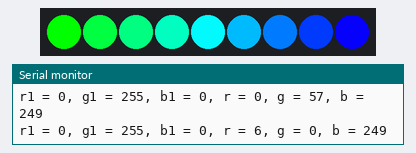
A sketch run on a simulated Arduino Uno, built with avr-gcc and run on an emulated ATmega328P. On the bench: 9 RGB LEDs in strip order, left to right, the last lines printed to the serial monitor. Dim RGB values are drawn brighter than linear; random numbers use the default seed unless the sketch sets one.

Above: at 0.5 s.
At 13.6 s:
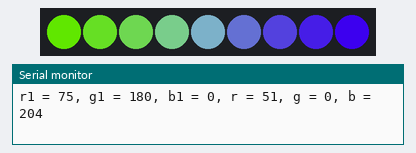
At 18.4 s:
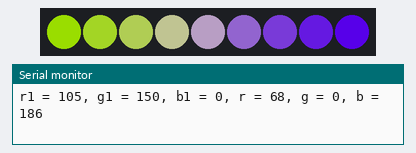
At 22.3 s:
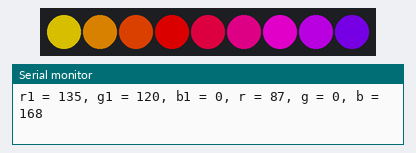
At 28.1 s:
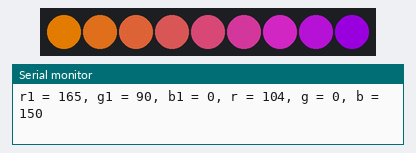
At 37.8 s:
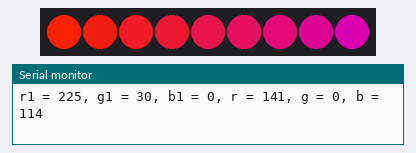

Measured:
- what the display in image 1 shows lasts 1.4 s, from 13.5 s to 14.9 s
- what the display in image 3 shows lasts 1.0 s, from 22.2 s to 23.2 s

The sketch:

ColorMorph3.ino
```cpp
//#include <TimerOne.h>
//#include "Button.h"
#include "SPI.h"
#include "Adafruit_WS2801.h"

//
//  Color Morph - Implementation of Greg's algorithm
//
//  to morph between two colors. RGB colors are converted to
//  HSV and then interpolated.
//
/*****************************************************************************/
//
// Set Up Pins
//
// 2 pins for clock and data of lights.
//
#define dataPin 9       // 'yellow' wire
#define clockPin 8      // 'green' wire

#define numLights 9     // number of panel lights

#define NUM_BIT 8       // number of bits for each r,g,b

// framebuffers
uint32_t current_frame[numLights];
uint32_t next_frame[numLights];

// Set the first variable to the NUMBER of pixels.
Adafruit_WS2801 strip = Adafruit_WS2801(numLights, dataPin, clockPin);

// Hat colors

int foreColor  = 0;   // Starting foreground color
int backColor = 168;   // Starting background color
#define MaxColor 255   // Colors go from 0 to 255


// Shows

int wait=6;    // index to keep track of delay time
#define maxWait 12     // Number of stored delay times

//
// Setup
//

void setup() {

  Serial.begin(9600);
  //Serial.println("Start");

  // Start up the LED counter
  strip.begin();

  // Update the strip, to start they are all 'off'
  clear();
  strip.show();
}

void loop() {

  morphchain(Wheel(foreColor),Wheel(backColor));

  foreColor = (foreColor + 5) % MaxColor;
  if (backColor >= 3) backColor -= 3;
  else backColor = backColor + 252;


  /*
  // Start with a fun random show

  switch(random(6)) {

    case 0:
      allOn(random(20,100));
      break;
    case 1:
      randomfill(random(5,20));
      break;
    case 2:
      twocolor(random(1,30)*10000);
      break;
    case 3:
      rainbowshow(random(100,500));
      break;
    case 4:
      lightwave(random(10,50));
      break;
    case 5:
      lightrunup(random(10,40));
      break;
  }

  // Then a break with all the lights off
  clear();
  strip.show();
  delay(random(1,4)*10000);  // Hopefully 10-1200 seconds
  */
}

/*
 * set all cells to black but don't call show yet
 * ignores buffering
 */
void clear() {
  for (int i=0; i<numLights; i++) {
    strip.setPixelColor(i, Color(0,0,0));
    setPixelColor(i, Color(0,0,0));
  }
}

/*
 * Fades lights to black over fade time
 */
void clearWithFade(int fadeTime) {
  for (int i=0; i<numLights; i++) {
    setPixelColor(i, Color(0,0,0));
  }
  morph_frame(fadeTime);
}

/*
 * All On
 *
 * Simply turns all the pixes on to a random color and then cycles
 *
 */

void allOn (int cycles) {
   for (int count = 0; count < cycles; count++) {
    for (int i=0; i < strip.numPixels(); i++) {
      setPixelColor(i, Wheel(foreColor));
    }
    morph_frame(GetDelayTime(wait));

    if (!random(100)) { if (wait++ > maxWait) wait = 0; }
    foreColor = (foreColor + 5) % MaxColor;
  }
  clearWithFade(1000);
}

/*
 * randomfill: randomly fills in pixels from blank to all on
 * then takes them away random until blank
 */

void randomfill(int cycles) {
  int i, j, save;
  byte shuffle[numLights];  // Will contain a shuffle of 0 to totPixels

  for (int count = 0; count < cycles; count++) {

    // Shuffle sort to determine order to turn on lights
    for (i=0; i < numLights; i++) shuffle[i] = i; // before shuffle
    for (i=0; i < numLights; i++) {  // here's position
      j = random(numLights);       // there's position
      save = shuffle[i];
      shuffle[i] = shuffle[j];     // first swap
      shuffle[j] = save;           // second swap
    }
    // Blank the screen
    clear();
    strip.show();
    delay(GetDelayTime(wait));

    // Turn on lights one at a time
    for (i=0; i < numLights; i++) {
      setPixelColor(shuffle[i], Wheel(foreColor));
      morph_frame(GetDelayTime(wait));
    }
    // Turn off lights one at a time
    for (i=0; i < numLights; i++) {
      setPixelColor(shuffle[numLights-i-1], Color(0,0,0));
      morph_frame(GetDelayTime(wait));
    }
    // Possibly new delay
    if (!random(2)) { wait = random(0,maxWait); }
  }
}

/*
 * randomcolors: turns each pixel on to a random color
 */

void randomcolors(long time) {
  for (int i=0; i < numLights; i++) setPixelColor(i, Wheel(random(MaxColor)));
  morph_frame(1000);
  delay(time);
  clearWithFade(1000);
}

/*
 * twocolor: alternates the color of pixels between two colors
 */

void twocolor(long time) {
  for (int i=0; i < numLights; i++) {
    if (i%2) { setPixelColor(i, Wheel(foreColor)); }
    else { setPixelColor(i, Wheel(backColor)); }
  }
  morph_frame(1000);
  delay(time);
  clearWithFade(1000);
  backColor = (backColor + 50) % MaxColor;
}

//
// morphchain
//
// Morphs color 1 from position 0 to
// color 2 at position n

void morphchain(uint32_t c1, uint32_t c2) {
  for (int i=0; i < numLights; i++) {
    strip.setPixelColor(i, HSVinter24(c1,c2, (float)i/(numLights-1)));
  }
  strip.show();

  delay(1000);

  for (int i=0; i < numLights; i++) {
    strip.setPixelColor(i, RGBinter24(c1,c2, (float)i/(numLights-1)));
  }
  strip.show();

  delay(1000);
}
/*
 * rainbowshow: fills the spines with a gradient rainbow
 * over time, the starting color changes
 */

void rainbowshow(int cycles) {

  for (int count = 0; count < cycles; count++) {
    //int diff = abs(foreColor - backColor);
    int diff = MaxColor;
    for (int i=0; i < strip.numPixels(); i++) {
      setPixelColor(i, Wheel(((i*diff / strip.numPixels())+foreColor) % diff));
    }
    morph_frame(GetDelayTime(wait));
    foreColor = (foreColor + 5) % MaxColor;

    // Possibly new delay
    if (!random(10)) { if (wait++ > maxWait) wait = 0; }
  }
  clearWithFade(1000);
}

/*
 * visit each light in order and illuminate its neighbors
 * ignores buffering
 */
void unit_test() {

  for (int i=0; i<numLights; i++) {
    clear();
    strip.setPixelColor(i, Color(255,0,0));
    strip.show();
    delay(500);
  }
}

/*
 * lightwave - Just one pixel traveling from 0 to 10
 */

void lightwave(int cycles) {

  for (int count = 0; count < cycles; count++) {
    for (int i=0; i < numLights; i++) {
      for (int j=0; j < numLights; j++) {
        if (i == j) { setPixelColor(j, Wheel(foreColor)); }
        else { setPixelColor(j, Color(0,0,0)); }
      }
      morph_frame(GetDelayTime(wait));
      if (!random(100)) wait = (wait + 1) % maxWait;
      if (!random(10)) foreColor = (foreColor + 5) % MaxColor;
    }
  }
}

/*
 * lightrunup. Show where the lights fill up one at time
 */

void lightrunup(int cycles) {
  int i,j,k,count;

  for (count = 0; count < cycles; count++) {
    for (k=numLights; k > 0; k--) {
      for (i=0; i < k; i++) {
        for (j=0; j < k; j++) {
          if (i == j) { setPixelColor(j, Wheel(foreColor)); }
          else { setPixelColor(j, Color(0,0,0)); }
        }
        morph_frame(GetDelayTime(wait));
        if (!random(100)) wait = (wait + 1) % maxWait;
        if (!random(10)) foreColor = (foreColor + 5) % MaxColor;
      }
    }
  }
  clearWithFade(1000);
}

//
// Frame displays. Basically gradually changes image from previous frame to next frame.
// More pleasing to the eye.
//
// Code from Greg and Robie
//

void draw_frame(int delay_ms) {
  for (int i = 0; i < numLights; i++) {
    strip.setPixelColor(i, next_frame[i] & 0xffffff);
    current_frame[i] = next_frame[i];
  }
  strip.show();
  delay(delay_ms);
}

void draw_frame() {
  draw_frame(250);
}

#define FRAME_MSEC 100
#define MORPH_STEPS 25
#define STEP_LENGTH 10

void morph_frame(int msec) {
  int steps = msec / STEP_LENGTH;
  int deltas[numLights][3];
  for (int i = 0; i < numLights; i++) {
    for (int j = 0; j < 3; j++) {
      uint32_t old_color = (current_frame[i] >> (j * 8)) & 0xff;
      uint32_t new_color = (next_frame[i] >> (j * 8)) & 0xff;
      deltas[i][j] = (int)new_color - (int)old_color;
    }
  }

  for (int t = 1; t < steps; t++) {
    for (int i = 0; i < numLights; i++) {
      uint32_t color = 0;
      for (int j = 0; j < 3; j++) {
        uint32_t old_color = (current_frame[i] >> (j * 8)) & 0xff;
        color |= ((old_color + (deltas[i][j] * t / steps)) & 0xff) << (8 * j);
      }
      strip.setPixelColor(i, color);
    }
    strip.show();
    delay(STEP_LENGTH);
  }
  for (int i = 0; i < numLights; i++) {
    current_frame[i] = next_frame[i];
    strip.setPixelColor(i, current_frame[i]);
  }
  strip.show();
  delay(STEP_LENGTH);
}

void setPixelColor(int pos, uint32_t color) {
  next_frame[pos] = color;
}

void fill(uint32_t color) {
  for (int i = 0; i < numLights; i++) {
    setPixelColor(i, color);
  }
}

/*
 * Get Delay Time - Returns a delay time from an array.
 */

int GetDelayTime(int wait) {
  int DelayValues[maxWait] = { 10, 20, 40, 60, 80, 100, 150, 200, 300, 500, 750, 1000 };
  if (wait < maxWait) { return (DelayValues[wait]); } else { return (DelayValues[maxWait]); }
}

void rainbow(uint8_t wait) {
  int i, j;

  for (j=0; j < 96 * 3; j++) {     // 3 cycles of all 96 colors in the wheel
    for (i=0; i < strip.numPixels(); i++) {
      strip.setPixelColor(i, Wheel( (i + j) % 96));
    }
    strip.show();   // write all the pixels out
    delay(wait);
  }
}

// Slightly different, this one makes the rainbow wheel equally distributed
// along the chain
void rainbowCycle(uint8_t frame, uint8_t wait) {
  int i;
  for (i=0; i < strip.numPixels(); i++) {
      // tricky math! we use each pixel as a fraction of the full 96-color wheel
      // (thats the i / strip.numPixels() part)
      // 24 and division is to get the repeat pattern just right
      // the % 96 is to make the wheel cycle around
     strip.setPixelColor(i, Wheel(((i*24 / strip.numPixels()) + frame) % 96) );
  }
  strip.show();   // write all the pixels out
  delay(wait);
}

// fill the dots one after the other with said color
// good for testing purposes
void colorWipe(uint16_t c, uint8_t wait) {
  int i;

  for (i=0; i < strip.numPixels(); i++) {
      strip.setPixelColor(i, c);
  }
  strip.show();
  delay(wait);
}


/* Helper functions */

// Create a 3*NUM_BIT bit color value from R,G,B
uint32_t Color(byte r, byte g, byte b)
{
  uint32_t c = 0;
  c = r;
  c <<= 8;
  c |= g;
  c <<= 8;
  c |= b;
  return c;
}

// Extracts the red part of a 24-bit color
byte GetRed(uint32_t c)
{
  return ((c >> 16) & 0xff);
}

// Extracts the green part of a 24-bit color
byte GetGreen(uint32_t c)
{
  return ((c >> 8) & 0xff);
}

// Extracts the green part of a 24-bit color
byte GetBlue(uint32_t c)
{
  return (c & 0xff);
}

// If r=g=b=0, return true
boolean IsBlack(byte r, byte g, byte b)
{
  if(r=g=b=0) return (true);
  else return (false);
}


//Input a value 0 to 255 to get a color value.
//The colours are a transition r - g -b - back to r
uint32_t Wheel(byte WheelPos)
{
  int r,g,b;
  if (WheelPos < 85) {
    r = WheelPos * 3;
    g = 255 - WheelPos *3;
    b = 0;
  } else if (WheelPos < 170) {
    WheelPos -= 85;
    r = 255 - WheelPos *3;
    g = 0;
    b = WheelPos * 3;
  } else {
    WheelPos -= 170;
    r = 0;
    g = WheelPos * 3;
    b = 255 - WheelPos *3;
  }
  return Color(r,g,b);
}

//Input a value 0 to 255 to get a color value.
//The colours are a transition r - g -b - back to r
//Furthermore, the colors are attenuated:
//3=full strength, 2=2/3rd strength, 1=1/3rd strength, 0=barely on
uint32_t GradientWheel(byte WheelPos, int strength)
{
  int r,g,b;
  int s[4] = { 2, 10, 50, 255 };  // This is the attenuation percent

  if (WheelPos < 85) {
   r = WheelPos * 3;
   g = 255 - WheelPos *3;
   b = 0;
  } else if (WheelPos < 170) {
   WheelPos -= 85;
   r = 255 - WheelPos *3;
   g = 0;
   b = WheelPos * 3;
  } else {
   WheelPos -= 170;
   r = 0;
   g = WheelPos * 3;
   b = 255 - WheelPos *3;
  }

  // Attenuate r,g,b
  r = r * s[strength] / 100;
  g = g * s[strength] / 100;
  b = b * s[strength] / 100;
  return Color(r,g,b);
}

// r,g,b values are from 0 to 255
// h = [0,360], s = [0,1], v = [0,1]
// if s == 0, then h = -1 (undefined)
//
// code from http://www.cs.rit.edu/~ncs/color/t_convert.html

void RGBtoHSV( byte red, byte green, byte blue, float *h, float *s, float *v )
{
  float r = red/float(255);
  float g = green/float(255);
  float b = blue/float(255);

  float MIN = min(r, min(g,b));  // min(r,g,b)
  float MAX = max(r, max(g,b));  // max(r,g,b)

  *v = MAX;		        // v

  float delta = MAX - MIN;

  if (MAX != 0 ) *s = delta / MAX;	// s
  else { // r = g = b = 0		// s = 0, v is undefined
    *s = 0;
    *h = -1;
    return;
  }
  if( r == MAX ) *h = 60.0 * ( g - b ) / delta; // between yellow & magenta
  else {
    if( g == MAX ) {
      *h = 120.0 + 60.0 * ( b - r ) / delta; // between cyan & yellow
    } else {
      *h = 240.0 + 60.0 * ( r - g ) / delta;	// between magenta & cyan
    }
  }
  if( *h < 0 ) *h += 360;
}

// r,g,b values are from 0 to 255
// h = [0,360], s = [0,1], v = [0,1]
// if s == 0, then h = -1 (undefined)
//
// code from http://www.cs.rit.edu/~ncs/color/t_convert.html

void HSVtoRGB( byte *r, byte *g, byte *b, float h, float s, float v )
{
  int i;
  float f, p, q, t;

  if( s == 0 ) {
    // achromatic (grey)
    *r = *g = *b = (v*255);
    return;
  }

  h /= 60;			// sector 0 to 5
  i = floor( h );
  f = h - i;			// factorial part of h
  p = v * ( 1 - s );
  q = v * ( 1 - s * f );
  t = v * ( 1 - s * ( 1 - f ) );

  switch( i ) {
    case 0:
      *r = v * 255;
      *g = t * 255;
      *b = p * 255;
      break;
    case 1:
      *r = q * 255;
      *g = v * 255;
      *b = p * 255;
      break;
    case 2:
      *r = p * 255;
      *g = v * 255;
      *b = t * 255;
      break;
    case 3:
      *r = p * 255;
      *g = q * 255;
      *b = v * 255;
      break;
    case 4:
      *r = t * 255;
      *g = p * 255;
      *b = v * 255;
      break;
    default:		// case 5:
      *r = v * 255;
      *g = p * 255;
      *b = q * 255;
      break;
    }
}

//
//  HSV Interpolate Wheel
//
//  Wrapper for HSV Interpolate RGB below
//  start and end colors are 0-255 wheel colors

uint32_t HSVinterWheel(byte c1, byte c2, float fract)
{
  return(HSVinter24(Wheel(c1),Wheel(c2),fract));
}

//
//  HSV Interpolate 24-bit
//
//  Wrapper for HSV Interpolate RGB below
//  start and end colors are 24-bit colors

uint32_t HSVinter24(uint32_t c1, uint32_t c2, float fract)
{
  return(HSVinterRGB(GetRed(c1),GetGreen(c1),GetBlue(c1), GetRed(c2),GetGreen(c2),GetBlue(c2), fract));
}

//  HSV Interpolate RGB
//
//  Given a start rgb, an end rgb, and a fractional distance (0-1)
//  This function converts start and end colors to hsv
//  and interpolates between the two points
//  The function returns the properly interpolated rgb
//  as a 24-bit rgb color
//  Whew.

uint32_t HSVinterRGB(byte r1, byte g1, byte b1, byte r2, byte g2, byte b2, float fract)
{
  //Serial.print("r1 = ");
  //Serial.print(r1);
  //Serial.print(", g1 = ");
  //Serial.print(g1);
  //Serial.print(", b1 = ");
  //Serial.print(b1);
  //Serial.print("r2 = ");
  //Serial.print(r2);
  //Serial.print(", g2 = ");
  //Serial.print(g2);
  //Serial.print(", b2 = ");
  //Serial.println(b2);

  if (fract < 0 || fract > 1) return(Color(255,0,0));  // Fract is out of 0-1 bounds. Color defaults to red

  // Check to see if either 1 or 2 are black. If black, just attenuate the other color.

  if (r1+g1+b1 == 0) return(Color(r2*fract, g2*fract, b2*fract));
  if (r2+g2+b2 == 0) return(Color(r1*(1-fract), g1*(1-fract), b1*(1-fract)));

  // Set up HSV1 and HSV2 variables and pointers

  float h1,s1,v1,h2,s2,v2,hi,si,vi;
  float* p_h1;
  float* p_s1;
  float* p_v1;
  p_h1 = &h1;
  p_s1 = &s1;
  p_v1 = &v1;
  float* p_h2;
  float* p_s2;
  float* p_v2;
  p_h2 = &h2;
  p_s2 = &s2;
  p_v2 = &v2;

  // Calculate HSV1 and HSV2

  RGBtoHSV(r1,g1,b1,p_h1,p_s1,p_v1);
  RGBtoHSV(r2,g2,b2,p_h2,p_s2,p_v2);

  // Calculate the interpolated HSVi

  hi = interpolateWrap(h1,h2,fract);
  si = interpolate(s1,s2,fract);
  vi = interpolate(v1,v2,fract);

  // Convert back to rgb via pointers

  byte r,g,b;
  byte* p_r;
  byte* p_g;
  byte* p_b;
  p_r = &r;
  p_g = &g;
  p_b = &b;

  HSVtoRGB(p_r,p_g,p_b,hi,si,vi);

  // Print test bed

  Serial.print("r1 = ");
  Serial.print(r1);
  Serial.print(", g1 = ");
  Serial.print(g1);
  Serial.print(", b1 = ");
  Serial.print(b1);
  Serial.print(", r = ");
  Serial.print(r);
  Serial.print(", g = ");
  Serial.print(g);
  Serial.print(", b = ");
  Serial.println(b);

  // Return the proper 24-bit color

  return(Color(r,g,b));
}

//
//  RGB Interpolate Wheel
//
//  Wrapper for RGB Interpolate RGB below
//  start and end colors are 0-255 wheel colors

uint32_t RGBinterWheel(byte c1, byte c2, float fract)
{
  return(RGBinter24(Wheel(c1),Wheel(c2),fract));
}

//
//  RGB Interpolate 24-bit
//
//  Wrapper for HSV Interpolate RGB below
//  start and end colors are 24-bit colors

uint32_t RGBinter24(uint32_t c1, uint32_t c2, float fract)
{
  return(RGBinterRGB(GetRed(c1),GetGreen(c1),GetBlue(c1), GetRed(c2),GetGreen(c2),GetBlue(c2), fract));
}

//  RGB Interpolate RGB
//
//  Given a start rgb, an end rgb, and a fractional distance (0-1)
//  This function interpolates between the two points
//  and returns the properly interpolated rgb
//  as a 24-bit rgb color

uint32_t RGBinterRGB(byte r1, byte g1, byte b1, byte r2, byte g2, byte b2, float fract)
{
  if (fract < 0 || fract > 1) return(Color(255,0,0));  // Fract is out of 0-1 bounds. Color defaults to red

  return(Color(interpolate(r1,r2,fract), interpolate(g1,g2,fract), interpolate(b1,b2,fract) ));
}
//
// Interpolate
//
// Returns the fractional point from a to b

float interpolate(float a, float b, float fract)
{
  return(a + (fract*(b-a)));
}

//
// Interpolate Wrap
//
// Returns the fractional point from a to b
// checking both ways around a circle

float interpolateWrap(float a, float b, float fract)
{
  if(should_wrap(a,b)) {
    if(a<b) a += 360;
    else b += 360;
  }
  float result = interpolate(a,b,fract);
  if (result>360) result -= 360;
  return(result);
}

//
// should_wrap
//
// determines whether the negative way
// around the circle is shorter

boolean should_wrap(float a, float b) {
  if (a>b) {
    float temp = a;  // basic a <-> b swap
    a = b;
    b = temp;
  }
  return(abs(b-a) > abs((a+360) - b));
}
```
